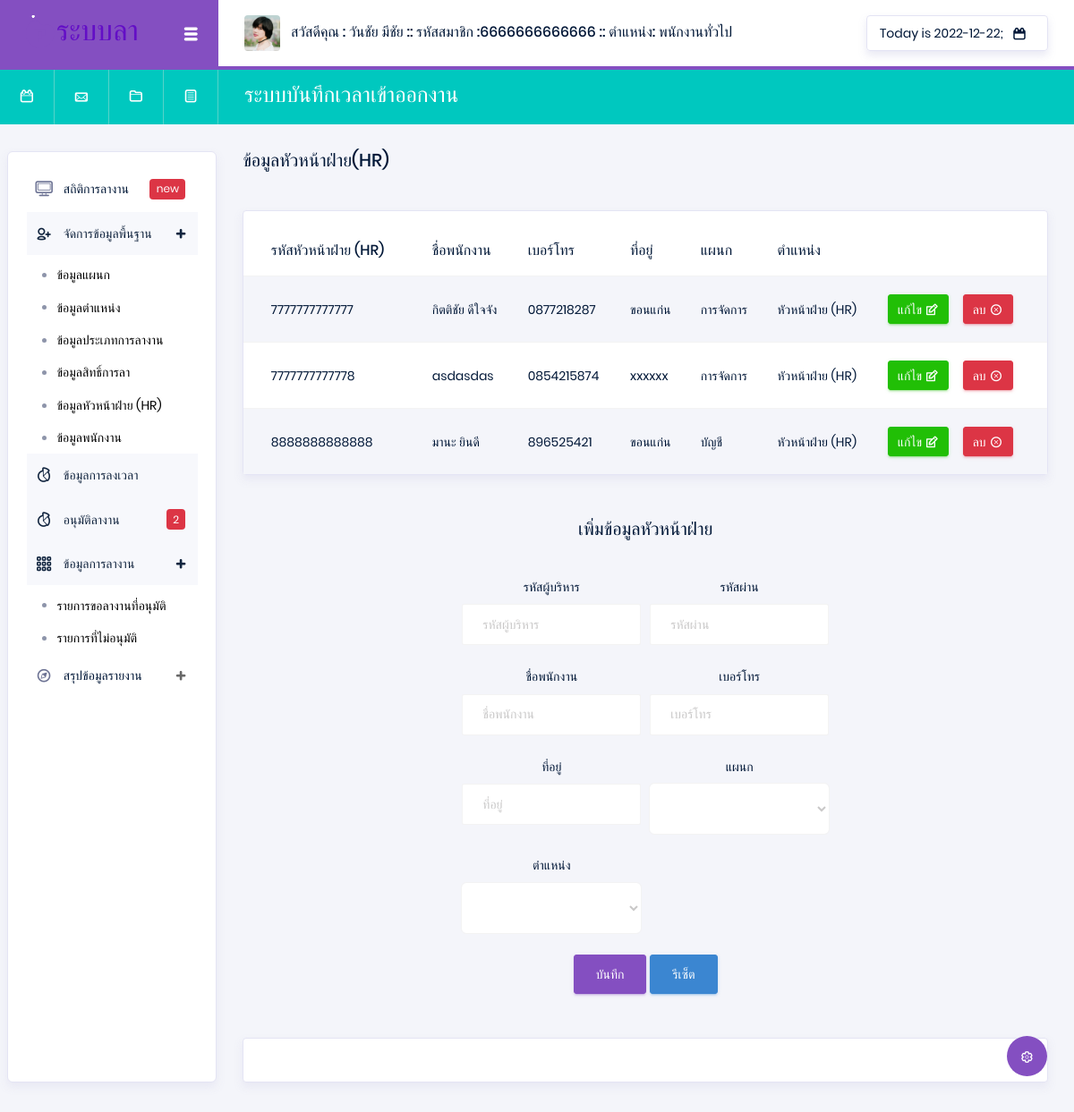
Page /index.php?p=employeeHR (signed in) on the committed database.
### tables this page shows
CREATE TABLE `position` (
  `Pos_id` varchar(13) NOT NULL,
  `Pos_name` varchar(50) NOT NULL
);

CREATE TABLE `employee` (
  `Emp_id` varchar(13) NOT NULL,
  `Emp_name` varchar(50) NOT NULL,
  `Emp_tel` varchar(10) NOT NULL,
  `Emp_address` varchar(200) NOT NULL,
  `Dep_id` varchar(13) NOT NULL,
  `Pos_id` varchar(13) NOT NULL,
  `Emp_pass` varchar(100) NOT NULL
);

CREATE TABLE `department` (
  `Dep_id` varchar(13) NOT NULL,
  `Dep_name` varchar(50) NOT NULL
);

### api/showData.php (called while the page is built, shortened)
<?php
$Pos_id = $_SESSION['Pos_id'];
@$ShowPosition = "SELECT * FROM position WHERE  Pos_id =  '$Pos_id' ";
@$SQLShowPosition = mysqli_query($con, $ShowPosition) or die("Error in query: $ShowPosition ");
while ($Showposition = mysqli_fetch_array($SQLShowPosition)) {
    @$Pos_name = $Showposition['Pos_name'];
}
@$department = "SELECT * FROM department  ";
@$Sqldepartment = mysqli_query($con, $department) or die("Error in query: $department ");
@$position = "SELECT * FROM position  ";
@$Sqlposition = mysqli_query($con, $position) or die("Error in query: $position ");
$ps = 0;
$DataPos = [];
@$Sqlposition1 = mysqli_query($con, $position) or die("Error in query: $position ");
while ($Showposition1 = mysqli_fetch_array($Sqlposition1)) {
    $ps++;
    $DataPos[$ps]  =  $Showposition1['Pos_id'];
}
@$employeeHR = "SELECT * FROM employee  WHERE Pos_id = '$DataPos[2]'   ";
@$SqlemployeeHR = mysqli_query($con, $employeeHR) or die("Error in query: $employeeHR ");

### pages/system/employeeHR.php (the view, shortened to what this page needs)
<div class="main-panel">
    <div class="content-wrapper">
        <?php
        extract(@$_GET);
        ?>
        <div class="row">
            <div class="col-xl-6 grid-margin stretch-card flex-column">
                <h5 class="mb-2 text-titlecase mb-4">ข้อมูลหัวหน้าฝ่าย(HR)</h5>
            </div>
        </div>
        <div class="row">
            <div class="col-md-12">
                <div class="card">
                    <div class="table-responsive pt-3">
                        <table class="table table-striped project-orders-table">
                            <thead>
                                <tr>
                                    <th class="ml-5">รหัสหัวหน้าฝ่าย (HR)</th>
                                    <th>ชื่อพนักงาน</th>
                                    <th>เบอร์โทร</th>
                                    <th>ที่อยู่</th>
                                    <th>แผนก</th>
                                    <th>ตำแหน่ง</th>
                                </tr>
                            </thead>
                            <tbody>
                                <?php
                                while ($ShowmployeetHR = mysqli_fetch_array($SqlemployeeHR)) {
                                ?>
                                    <tr>
                                        <td> <?php echo $ShowmployeetHR['Emp_id'] ?> </td>
                                        <td><?php echo $ShowmployeetHR['Emp_name'] ?></td>
                                        <td><?php echo $ShowmployeetHR['Emp_tel'] ?></td>
                                        <td><?php echo $ShowmployeetHR['Emp_address'] ?></td>
                                        <td><?php
                                            $Dep_id = $ShowmployeetHR['Dep_id'];
                                            @$SqlsDep = "SELECT * FROM department WHERE  Dep_id =  '$Dep_id' ";
                                            @$SqlsDepData = mysqli_query($con, $SqlsDep) or die("Error in query: $SqlsDep ");
                                            while ($ShowSqlsDepData = mysqli_fetch_array($SqlsDepData)) {
                                                @$Dep_name = $ShowSqlsDepData['Dep_name'];
                                            }
                                            echo $Dep_name;
                                            ?></td>
                                        <td><?php
                                            $Pos_id = $ShowmployeetHR['Pos_id'];
                                            @$ShowPosition = "SELECT * FROM position WHERE  Pos_id =  '$Pos_id' ";
                                            @$SQLShowPosition = mysqli_query($con, $ShowPosition) or die("Error in query: $ShowPosition ");
                                            while ($Showposition = mysqli_fetch_array($SQLShowPosition)) {
                                                @$Pos_name = $Showposition['Pos_name'];
                                            }
                                            echo $Pos_name;
                                            ?></td>
                                        <td>
                                            <div class="d-flex align-items-center">
                                                <button type="button" data-toggle="modal" data-target="#addnullEmployee" onclick="edtiEmployee(Emp_id =<?php echo $ShowmployeetHR['Emp_id'] ?>)" class="btn btn-success btn-sm btn-icon-text mr-3">
                                                    แก้ไข
                                                    <i class="typcn typcn-edit btn-icon-append"></i>
                                                </button>
                                                <a href="./api/api_system.php?str=deleteEmployee&str2=employeeHR&Emp_id=<?php echo $ShowmployeetHR['Emp_id']; ?>" onclick="return confirm('คุณแน่ใจว่าจะลบข้อมูลใช่หรือไม่');" type="button" class="btn btn-danger btn-sm btn-icon-text">
                                                    ลบ
                                                    <i class="typcn typcn-delete-outline btn-icon-append"></i>
                                                </a>
                                            </div>
                                        </td>
                                    </tr>
                                <?php } ?>
                            </tbody>
                        </table>
                    </div>
                </div>
            </div>
        </div>
        <br> <br>
        <center>
            <h5 class="mb-2 text-titlecase mb-4" id="buttonY">เพิ่มข้อมูลหัวหน้าฝ่าย</h5>
            <div class="card-body col-md-6">
                <form class="forms-sample" action="./api/api_system.php" method="POST">
                    <div class="form-row">
                        <div class="form-group col-md-6 ">
                            <label for="exampleInputUsername1">รหัสผู้บริหาร</label>
                            <input type="text" class="form-control" name="Emp_id" id="Emp_id4" placeholder="รหัสผู้บริหาร" required>
                        </div>
                        <div class="form-group col-md-6 ">
                            <label for="exampleInputUsername1">รหัสผ่าน</label>
                            <input type="password" class="form-control" name="Emp_pass" id="Emp_pass" placeholder="รหัสผ่าน" required>
                        </div>
                        <div class="form-group col-md-6 ">
                            <label for="exampleInputUsername1">ชื่อพนักงาน</label>
                            <input type="text" class="form-control" name="Emp_name" id="Emp_name" placeholder="ชื่อพนักงาน" required>
                        </div>
                        <div class="form-group col-md-6 ">
                            <label for="exampleInputUsername1">เบอร์โทร</label>
                            <input type="text" class="form-control" name="Emp_tel" id="Emp_tel" placeholder="เบอร์โทร" required>
                        </div>
                        <div class="form-group col-md-6 ">
                            <label for="exampleInputUsername1">ที่อยู่</label>
                            <input type="text" class="form-control" name="Emp_address" id="Emp_address" placeholder="ที่อยู่" required>
                        </div>
                        <div class="form-group col-md-6 ">
                            <label for="exampleInputUsername1">แผนก</label>
                            <select class="form-control form-control-lg" name="Dep_id" id="exampleFormControlSelect1">
                                <option id="Dep_id" value="" selected> </option>
                                <?php
                                while ($Showdepartment = mysqli_fetch_array($Sqldepartment)) {
                                ?>
                                    <option value="<?php echo $Showdepartment['Dep_id'] ?>"><?php echo $Showdepartment['Dep_name'] ?> </option>
                                <?php }  ?>
                            </select>
                        </div>
                        <div class="form-group col-md-6 ">
                            <label for="exampleInputUsername1">ตำแหน่ง</label>
                            <select class="form-control form-control-lg" name="Pos_id" id="exampleFormControlSelect1">
                                <option id="Pos_id" value="" selected> </option>
                                <?php
                                while ($Showposition = mysqli_fetch_array($Sqlposition)) {
                                ?>
                                    <option value="<?php echo $Showposition['Pos_id'] ?>"><?php echo $Showposition['Pos_name'] ?> </option>
                                <?php }  ?>
                            </select>
                        </div>
                    </div>
                    <button type="submit" class="btn btn-primary" id="buttonY"> บันทึก</button>
                    <a onclick="nullEmployee()" class="btn btn-info" i>รีเซ็ต </a>
                </form>
            </div>
        </center>
    </div>
    <footer class="footer">
        <div class="card">
            <div class="card-body">
            </div>
        </div>
    </footer>
</div>

### Head.php (shortened to what this page needs)
<nav class="navbar col-lg-12 col-12 p-0 fixed-top d-flex flex-row">
  <div class="navbar-brand-wrapper d-flex justify-content-center">
    <div class="navbar-brand-inner-wrapper d-flex justify-content-between align-items-center w-100">
      <a class="navbar-brand brand-logo" href="#"><img src="images/logo-dark11.svg" alt="logo" /></a>
      <button class="navbar-toggler navbar-toggler align-self-center" type="button" data-toggle="minimize">
        <span class="typcn typcn-th-menu"></span>
      </button>
    </div>
  </div>
  <div class="navbar-menu-wrapper d-flex align-items-center justify-content-end">
    <ul class="navbar-nav mr-lg-2">
      <li class="nav-item nav-profile dropdown">
        <a class="nav-link" href="#" data-toggle="dropdown" id="profileDropdown">
          <img src="images/faces/face5.jpg" alt="profile" />
          <span class="nav-profile-name">
            สวัสดีคุณ : <?php echo $_SESSION['Emp_name']; ?>
            :: รหัสสมาชิก :<?php echo $_SESSION['Emp_id']; ?>
            :: ตำแหน่ง: <?php echo $Pos_name; ?> </span>
        </a>
      </li>
    </ul>
    <ul class="navbar-nav navbar-nav-right">
      <li class="nav-item nav-date dropdown">
        <a class="nav-link d-flex justify-content-center align-items-center" href="javascript:;">
          <h6 class="date mb-0"> <?php echo "Today is " . date("Y-m-d") ?>;</h6>
          <i class="typcn typcn-calendar"></i>
        </a>
      </li>
    </ul>
  </div>
</nav>
<nav class="navbar-breadcrumb col-xl-12 col-12 d-flex flex-row p-0">
  <div class="navbar-links-wrapper d-flex align-items-stretch">
    <div class="nav-link">
      <a href="javascript:;"><i class="typcn typcn-calendar-outline"></i></a>
    </div>
    <div class="nav-link">
      <a href="javascript:;"><i class="typcn typcn-mail"></i></a>
    </div>
    <div class="nav-link">
      <a href="javascript:;"><i class="typcn typcn-folder"></i></a>
    </div>
    <div class="nav-link">
      <a href="javascript:;"><i class="typcn typcn-document-text"></i></a>
    </div>
  </div>
  <div class="navbar-menu-wrapper d-flex align-items-center justify-content-end">
    <ul class="navbar-nav mr-lg-2">
      <li class="nav-item ml-0">
        <h4 class="mb-0">ระบบบันทึกเวลาเข้าออกงาน </h4>
      </li>
    </ul>
  </div>
</nav>
<div class="container-fluid page-body-wrapper">
  <div class="theme-setting-wrapper">
    <div id="settings-trigger"><i class="typcn typcn-cog-outline"></i></div>
  </div>

### rows in the picture
position: Pos_name "พนักงานทั่วไป"
employee: Emp_id "7777777777777", Emp_name "กิตติชัย ดีใจจัง", Emp_tel "0877218287", Emp_address "ขอนแก่น", Dep.Dep_name "การจัดการ", Pos.Pos_name "หัวหน้าฝ่าย (HR)"
employee: Emp_id "7777777777778", Emp_name "asdasdas", Emp_tel "0854215874", Emp_address "xxxxxx", Dep.Dep_name "การจัดการ", Pos.Pos_name "หัวหน้าฝ่าย (HR)"
employee: Emp_id "8888888888888", Emp_name "มานะ ยินดี", Emp_tel "896525421", Emp_address "ขอนแก่น", Dep.Dep_name "บัญชี", Pos.Pos_name "หัวหน้าฝ่าย (HR)"

### other values in the picture
$_SESSION['Emp_name'] "วันชัย มีชัย"
$_SESSION['Emp_id'] "6666666666666"
$numd "2"
